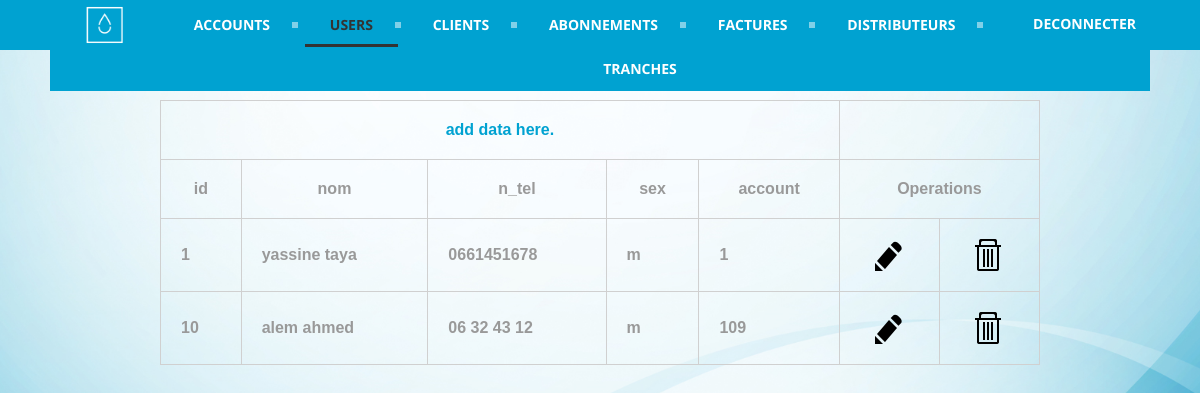
Page /admin/user/index.php (signed in) on the committed database.
### tables this page shows
CREATE TABLE `user` (
  `idUser` int(255) NOT NULL,
  `nom` varchar(45) DEFAULT NULL,
  `n_tel` varchar(20) DEFAULT NULL,
  `sex` varchar(1) DEFAULT NULL,
  `account` int(255) DEFAULT NULL
);

### admin/user/index.php (the view, shortened to what this page needs)
<!DOCTYPE html PUBLIC "-//W3C//DTD XHTML 1.0 Transitional//EN" "http://www.w3.org/TR/xhtml1/DTD/xhtml1-transitional.dtd">
<html xmlns="http://www.w3.org/1999/xhtml">
<head>
<link rel="stylesheet" href="../../public/css/style.css" type="text/css" />
</head>
<body>
<center>
<div id="header">
 <div id="content">
    <div id='cssmenu'>
     <a href="../../"><img src="../../public/img/logo-white.png" style="width: 50px; height: 50px; float: left; margin-left: 30px" /></a>
    <form id='logout' action='../../logout-submit.php' method='post' accept-charset='UTF-8'>
          <input type="submit" class="login-button" value="Deconnecter"></input>
        </form>
        <ul>
              <li><a href=" ../account"><span>Accounts</span></a></li>
              <li class="active"><a href="#"><span>Users</span></a></li>
              <li><a href="../client"><span>Clients</span></a></li>
              <li><a href="../abonnement"><span>Abonnements</span></a></li>
              <li><a href="../facture"><span>Factures</span></a></li>
              <li><a href="../distributeur"><span>Distributeurs</span></a></li>
              <li class='last '><a href="../tranche"><span>Tranches</span></a></li>
        </ul>
    </div>
    </div>
</div>
<div id="body">
 <div id="content">
    <table align="center">
    <tr>
    <th colspan="5"><a href="add_data.php">add data here.</a></th>
    </tr>
    <th>id</th>
    <th>nom</th>
    <th>n_tel</th>
    <th>sex</th>
    <th>account</th>
    <th colspan="2">Operations</th>
    <?php
 $sql_query="SELECT * FROM user";
 $result_set=mysql_query($sql_query);
 while($row=mysql_fetch_row($result_set))
 {
  ?>
        <tr>
        <td><?php echo $row[0]; ?></td>
        <td><?php echo $row[1]; ?></td>
        <td><?php echo $row[2]; ?></td>
        <td><?php echo $row[3]; ?></td>
        <td><?php echo $row[4]; ?></td>
  <td align="center"><a href="javascript:edt_id('<?php echo $row[0]; ?>')"><img src="../../public/img/pen.png" align="EDIT" /></a></td>
        <td align="center"><a href="javascript:delete_id('<?php echo $row[0]; ?>')"><img src="../../public/img/trash.png" align="DELETE" /></a></td>
        </tr>
        <?php
 }
 ?>
    </table>
    </div>
</div>
</center>
</body>
</html>

### public/css/style.css (style rules this page uses)
* { margin:0; padding:0; }
html { margin:0; padding:0; background: url(../img/blue.PNG) no-repeat center fixed; -webkit-background-size: cover; background-size: cover; }
body { font-family:"Courier New", Courier, monospace; }
#header { width:100%; height:50px; background:#00a2d1; color:#f9f9f9; font-family:"Lucida Sans Unicode", "Lucida Grande", sans-serif; font-size:35px; text-align:center; }
#header a { color:#fff; text-decoration:blink; }
#body { margin-top:50px; }
#content { padding-left: 50px; padding-right: 50px; }
table { width:80%; font-family:Tahoma, Geneva, sans-serif; font-weight:bolder; color:#999; margin-bottom:80px; }
table a { text-decoration:none; color:#00a2d1; }
table,td,th { border-collapse:collapse; border:solid #d0d0d0 1px; padding:20px; }
#cssmenu { background: #00a2d1; width: auto; }
#cssmenu ul { list-style: none; margin: 0; padding: 0; line-height: 1; display: block; zoom: 1; }
#cssmenu ul:after { content: " "; display: block; font-size: 0; height: 0; clear: both; visibility: hidden; }
#cssmenu ul li { display: inline-block; padding: 0; margin: 0; }
#cssmenu ul li a { color: #ffffff; text-decoration: none; display: block; padding: 15px 25px; font-family: 'Open Sans', sans-serif; font-weight: 700; text-transform: uppercase; font-size: 14px; position: relative; -webkit-transition: color .25s; -moz-transition: color .25s; -ms-transition: color .25s; -o-transition: color .25s; transition: color .25s; }
#cssmenu ul li a:after { content: ""; display: block; position: absolute; right: -3px; top: 19px; height: 6px; width: 6px; background: #ffffff; opacity: .5; }
#cssmenu ul li a:before { content: ""; display: block; position: absolute; left: 0; bottom: 0; height: 3px; width: 0; background: #333333; -webkit-transition: width .25s; -moz-transition: width .25s; -ms-transition: width .25s; -o-transition: width .25s; transition: width .25s; }
#cssmenu ul li.last > a:after, #cssmenu ul li:last-child > a:after { display: none; }
#cssmenu ul li.active a { color: #333333; }
#cssmenu ul li.active a:before { width: 100%; }
.login-button { float: right; padding: 14px; background-color: Transparent; background-repeat: no-repeat; border: none; cursor: pointer; overflow: hidden; outline: none; font-family: 'Open Sans', sans-serif; font-weight: 700; text-transform: uppercase; font-size: 14px; color: white; }

### rows in the picture
user: idUser "1", nom "yassine taya", n_tel "0661451678", sex "m", account "1"
user: idUser "10", nom "alem ahmed", n_tel "06 32 43 12", sex "m", account "109"
